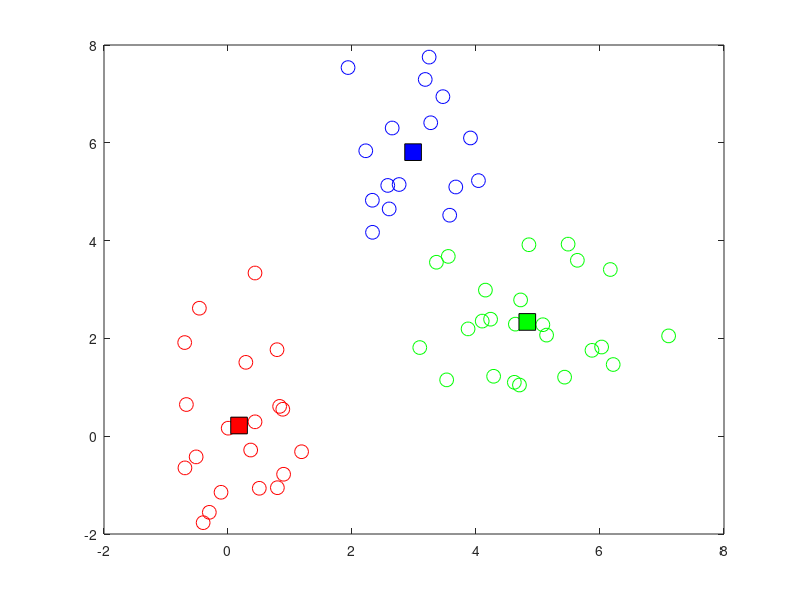

This chart was generated by the following MATLAB code:
clc;
clear;
close all;

data=load('mydata1');
X=data.X;

k=3;
[IDX, C]=kmeans(X,k);

Colors=hsv(k);
for i=1:k
    Xi=X(IDX==i,:);
    plot(Xi(:,1),Xi(:,2),'o','MarkerSize',10,'Color',Colors(i,:));
    hold on;
    plot(C(i,1),C(i,2),'ks','MarkerSize',12,'MarkerFaceColor',Colors(i,:));
end
